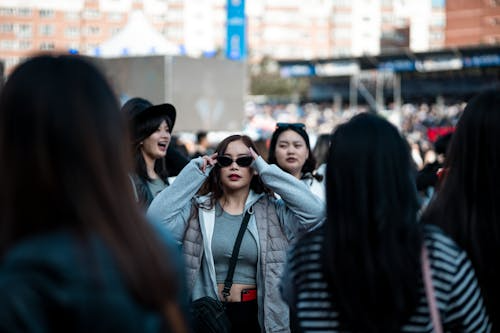
#> input picture images/crowd_image.png, 500 x 333 px, found by its file name
$ python mosaic.py
#> lines starting #> are read from the running program, lines starting #| are printed output that depends on the picture; after the words box and inside, x2 and y2 are one past the last pixel; in counts of white or black regions, pixels touching at a corner belong together
import cv2
import numpy as np

def apply_full_face_mosaic(image_path):
    # 1. 두 가지 Cascade 모델 로드 (정면, 측면)
#> called with image_path = './images/crowd_image.png'
    frontal_cascade = cv2.CascadeClassifier(cv2.data.haarcascades + 'haarcascade_frontalface_default.xml')
    profile_cascade = cv2.CascadeClassifier(cv2.data.haarcascades + 'haarcascade_profileface.xml')

    img = cv2.imread(image_path)
#> img is the input picture: shape (333, 500, 3); mean B, G, R 87.1, 83, 79.4
    if img is None:
        print("이미지 로드 실패")
        return

    gray = cv2.cvtColor(img, cv2.COLOR_BGR2GRAY)
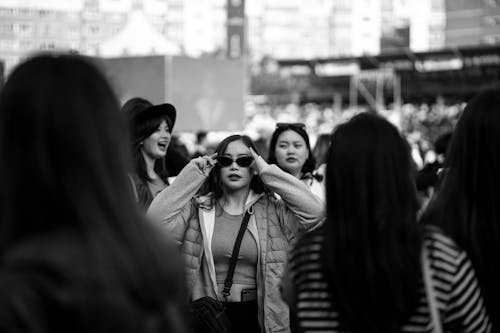
#> gray: shape (333, 500); min 0, max 255, mean 82.4
    height, width = gray.shape
#> height = 333; width = 500

    all_faces = [] # 검출된 모든 얼굴의 좌표(x, y, w, h)를 담을 리스트

    # --- [탐지 1] 정면 얼굴 검출 ---
    frontal_faces = frontal_cascade.detectMultiScale(gray, scaleFactor=1.1, minNeighbors=4, minSize=(30, 30))
#> frontal_faces = [[272, 130, 40, 40], [212, 144, 46, 46]]
    for face in frontal_faces:
        all_faces.append(face)
#> this loop made 2 passes
#> after the loop, all_faces = [[272, 130, 40, 40], [212, 144, 46, 46]]

    # --- [탐지 2] 왼쪽 옆모습 검출 ---
    left_profiles = profile_cascade.detectMultiScale(gray, scaleFactor=1.1, minNeighbors=4, minSize=(30, 30))
#> left_profiles = [[276, 127, 42, 42], [217, 141, 50, 50]]
    for face in left_profiles:
        all_faces.append(face)
#> this loop made 2 passes
#> after the loop, all_faces = [[272, 130, 40, 40], [212, 144, 46, 46], [276, 127, 42, 42], [217, 141, 50, 50]]

    # --- [탐지 3] 오른쪽 옆모습 검출 (Flip Trick) ---
    # 이미지를 좌우 반전(flipCode=1)하여 오른쪽 옆모습이 왼쪽을 향하게 만듦
    flipped_gray = cv2.flip(gray, 1)
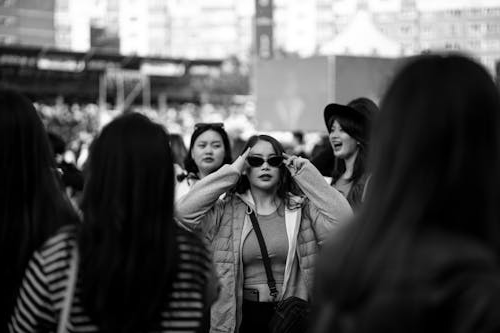
#> flipped_gray: shape (333, 500); min 0, max 255, mean 82.4
    right_profiles = profile_cascade.detectMultiScale(flipped_gray, scaleFactor=1.1, minNeighbors=4, minSize=(30, 30))
#> right_profiles = [[322, 112, 45, 45], [193, 127, 44, 44]]

    for (x, y, w, h) in right_profiles:
        # 반전된 이미지에서 찾은 X 좌표를 원본 이미지의 X 좌표로 복구
        original_x = width - (x + w)
        all_faces.append((original_x, y, w, h))
#> this loop made 2 passes
#> (x, y, w, h, original_x) on passes 1 to 2: (322, 112, 45, 45, 133), (193, 127, 44, 44, 263)
#> after the loop, all_faces = [[272, 130, 40, 40], [212, 144, 46, 46], [276, 127, 42, 42], [217, 141, 50, 50], (133, 112, 45, 45), (263, 127, 44, 44)]

    print(f"총 {len(all_faces)}개의 얼굴(정면/측면)이 검출되었습니다.")
#| 총 6개의 얼굴(정면/측면)이 검출되었습니다.

    # 2. 수집된 모든 얼굴 좌표에 모자이크(블러) 적용
    for (x, y, w, h) in all_faces:
        # 화면 밖으로 좌표가 넘어가는 것을 방지 (안전 장치)
        x, y = max(0, x), max(0, y)

        face_roi = img[y:y+h, x:x+w]

        # 가우시안 블러 적용 (30, 30)
        blurred_face = cv2.blur(face_roi, (30, 30))
        img[y:y+h, x:x+w] = blurred_face

        # 검출 박스 표시 (선택)
        cv2.rectangle(img, (x, y), (x+w, y+h), (0, 255, 255), 2) # 노란색 테두리
#> this loop made 6 passes
#> pass 1, in apply_full_face_mosaic, `face_roi = img[y:y+h, x:x+w]`:
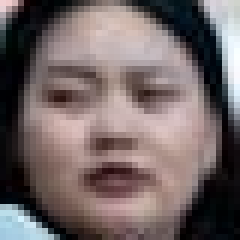
#> face_roi: shape (40, 40, 3) (shown 6 times larger); mean B, G, R 101.7, 102, 114.6
#> pass 1, in apply_full_face_mosaic, `blurred_face = cv2.blur(face_roi, (30, 30))`:
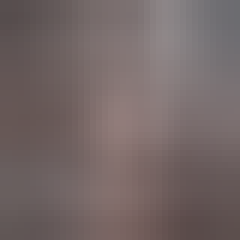
#> blurred_face: shape (40, 40, 3) (shown 6 times larger); mean B, G, R 102.2, 102.7, 115.8
#> pass 2, in apply_full_face_mosaic, `blurred_face = cv2.blur(face_roi, (30, 30))`:
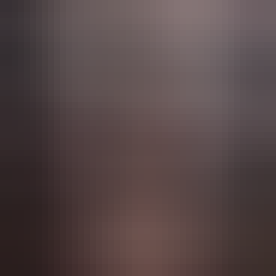
#> blurred_face: shape (46, 46, 3) (shown 6 times larger); mean B, G, R 70.9, 70.5, 85.5
#> after the loop:
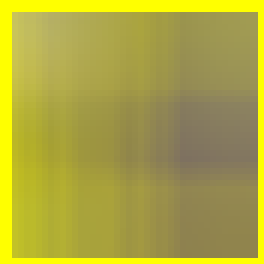
#> face_roi: shape (44, 44, 3) (shown 6 times larger); mean B, G, R 63.4, 166.2, 173.1
#> after the loop:
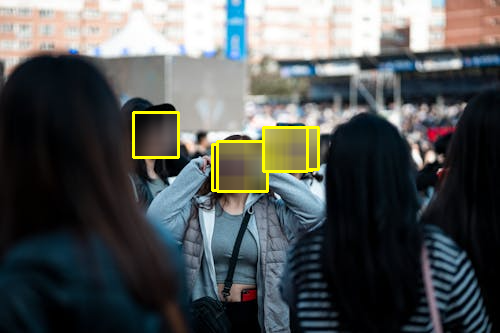
#> img: shape (333, 500, 3); 4.7% of pixels changed, all inside (x1, y1, x2, y2) = (132, 111, 320, 193)

    # 3. 결과 출력
    cv2.imshow('Full Face Mosaic', img)
    cv2.waitKey(0)
    cv2.destroyAllWindows()

if __name__ == "__main__":
    image_path = "./images/crowd_image.png" # 테스트할 이미지 경로
    apply_full_face_mosaic(image_path)

$ run again, with images/couple_flatening.png copied over images/crowd_image.png
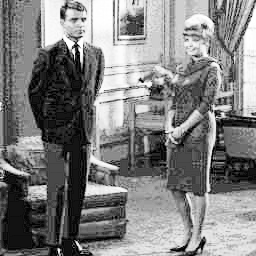
#> input picture images/couple_flatening.png, 256 x 256 px, found by its file name
#> in apply_full_face_mosaic, img is the input picture: shape (256, 256, 3); min 0, max 255, mean 127.5
#> frontal_faces = ()
#> after the loop in apply_full_face_mosaic, `for face in frontal_faces:`: all_faces = []
#> left_profiles = ()
#> in apply_full_face_mosaic, `flipped_gray = cv2.flip(gray, 1)`:
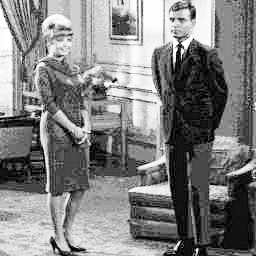
#> flipped_gray: shape (256, 256); min 0, max 255, mean 127.5
#> right_profiles = [[164, 4, 37, 37]]
#> the loop in apply_full_face_mosaic, `for (x, y, w, h) in right_profiles:` made 1 pass
#> (x, y, w, h, original_x) on pass 1: (164, 4, 37, 37, 55)
#> after the loop in apply_full_face_mosaic, `for (x, y, w, h) in right_profiles:`: all_faces = [(55, 4, 37, 37)]
#| 총 1개의 얼굴(정면/측면)이 검출되었습니다.
#> the loop in apply_full_face_mosaic, `for (x, y, w, h) in all_faces:` made 1 pass
#> after the loop in apply_full_face_mosaic, `for (x, y, w, h) in all_faces:`:
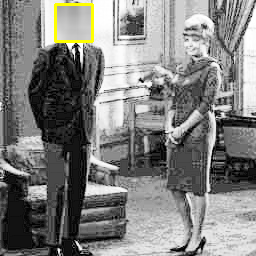
#> img: shape (256, 256, 3); 2.42% of pixels changed, all inside (x1, y1, x2, y2) = (54, 3, 94, 43)
